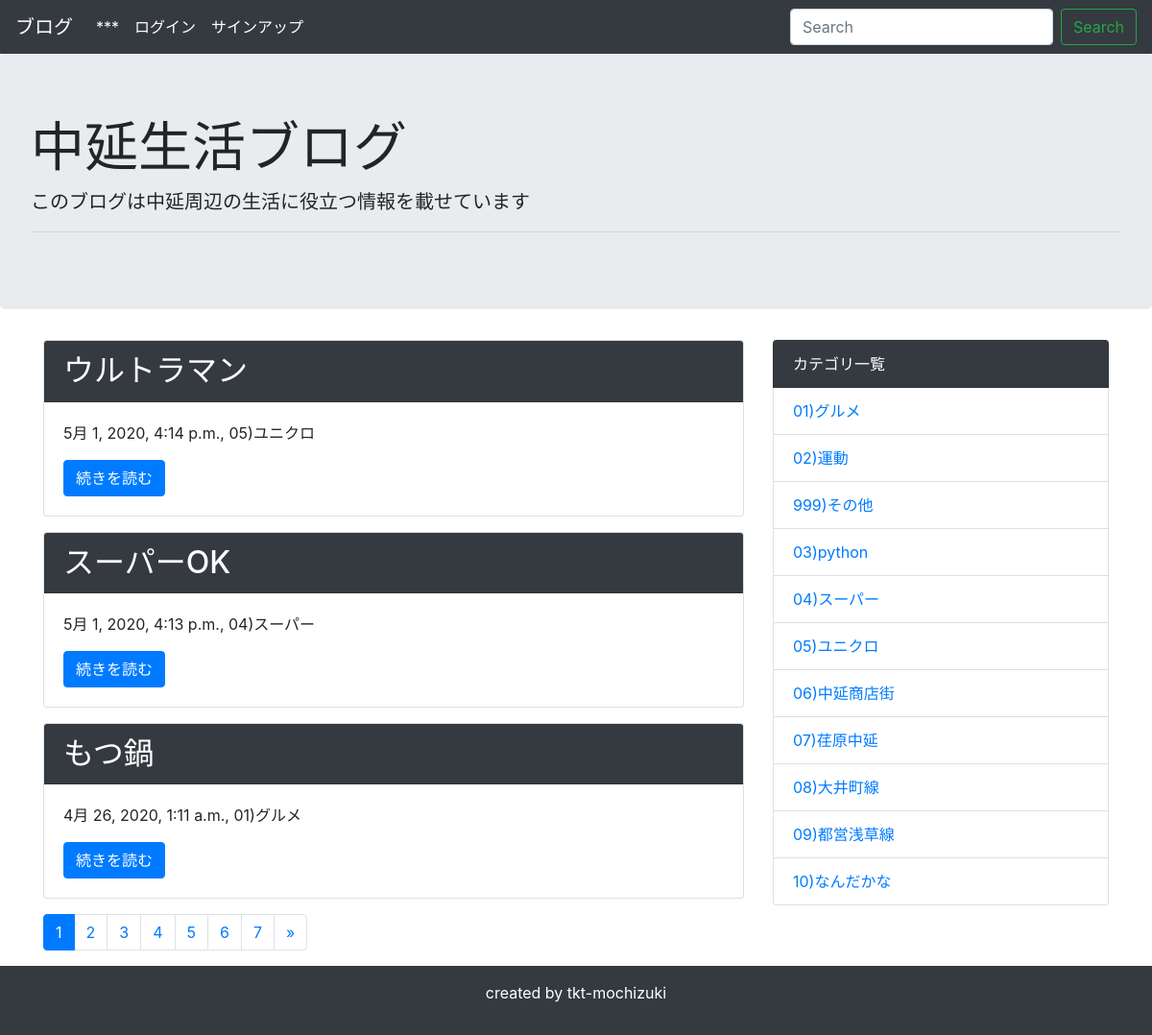
Before: / with the older database file.
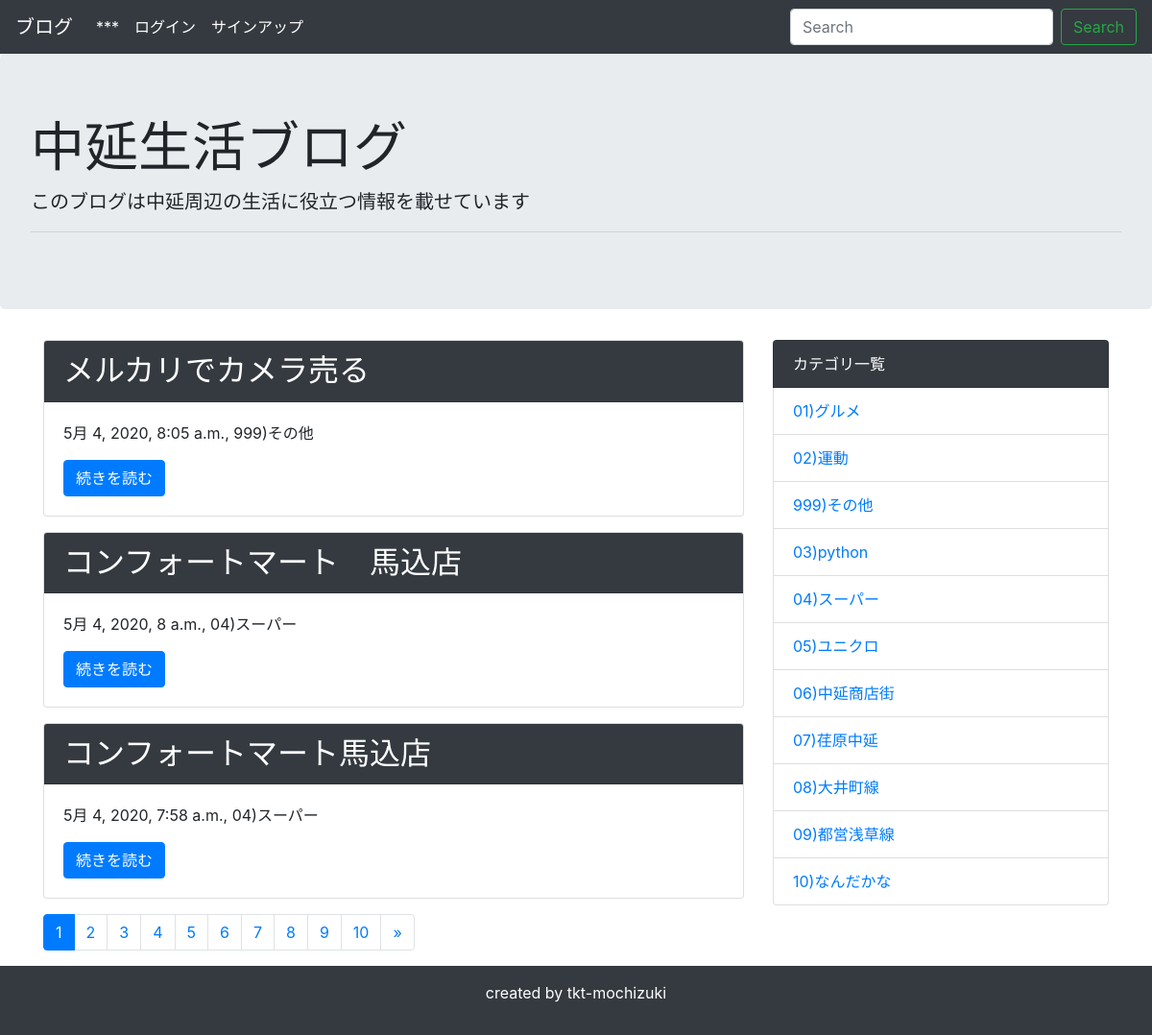
After: the same page with the newer database file.
### blog/models.py (models this page shows, shortened)
class Post(models.Model):
    title = models.CharField('タイトル', max_length=100)
    text = models.TextField('本文')
    image = models.ImageField(upload_to='',blank=True, null=True)
    created_at = models.DateTimeField('作成日',default=timezone.now)
    created_user = models.ForeignKey(User, verbose_name = '登録ユーザー', blank=True, null=True, on_delete = models.PROTECT
    )
    category = models.ForeignKey(
        Category, verbose_name = 'カテゴリ', on_delete = models.PROTECT
    )

class Category(models.Model):
    name = models.CharField('カテゴリー名', max_length=200)
    created_at = models.DateTimeField('作成日',default=timezone.now)
    def __str__(self):
        return self.name

### blog/views.py (the view)
# urls.py: path('', views.IndexView.as_view(), name='index'),
class IndexView(generic.ListView):
    template_name = 'blog/post_list.html'
    model = Post
    paginate_by = 3 # 追加
    def get_queryset(self):
        queryset = Post.objects.order_by('-created_at')
        keyword = self.request.GET.get('keyword')
        if keyword:
            queryset = queryset.filter(
                Q(title__icontains=keyword) | Q(text__icontains=keyword)
            )
        return queryset

### blog/context_processors.py (called while the page is built)
def common(request):
    context = {
        'category_list':Category.objects.all(),
    }
    return context

### blog/templatetags/mytag.py (called while the page is built)
@register.simple_tag
def url_replace(request, field, value):
    url_dict = request.GET.copy()
    url_dict[field] = value
    return url_dict.urlencode()

### blog/templates/blog/post_list.html
{% extends 'blog/base.html' %}
{% block content %}
{% for post in post_list %}
<div class="card mb-3">
    <h2 class="card-header bg-dark text-white">{{ post.title }}</h2>
    <div class="card-body">
      <p>{{ post.created_at }}, {{ post.category }}</p>
      <a href="{% url 'blog:detail' post.pk %}" class="btn btn-primary">続きを読む</a>
    </div>
</div>
{% endfor %}
{% include 'blog/pagination.html' %}
{% endblock %}

### blog/templates/blog/base.html (shortened to what this page needs)
<!doctype html>
<html lang="ja">
  <head>
    <link rel="stylesheet" href="https://stackpath.bootstrapcdn.com/bootstrap/4.4.1/css/bootstrap.min.css">
  </head>
  <body>
    <nav class="navbar navbar-expand-lg navbar-dark bg-dark">
      <a class="navbar-brand" href="{% url 'blog:index' %}">ブログ</a>
      <div class="collapse navbar-collapse" id="navbarSupportedContent">
        <ul class="navbar-nav mr-auto">
          <li class="nav-item active">
            <a class="nav-link" href="#">***</a>
          </li>
          {% if user.is_authenticated %}
          <li class="navbar-brand">
            login: {{ user.get_username }}
          </li>
          <li class="nav-item active">
            <a class="nav-link" href="{% url 'blog:add' %}">ブログの追加</a>
          </li>
          <li class="nav-item active">
          </li>
            {% else %}
            <li class="nav-item active">
             <a class="nav-link" href="{% url 'accounts:login' %}">ログイン</a>
            </li>
            <li class="nav-item active">
              <a class="nav-link" href="{% url 'accounts:signup' %}">サインアップ</a>
             </li>
            {% endif %}
        </ul>
        <form class="form-inline my-2 my-lg-0" method="GET" action="{% url 'blog:index' %}">
          <input class="form-control mr-sm-2" type="text" placeholder="Search" aria-label="Search" name="keyword">
          <button class="btn btn-outline-success my-2 my-sm-0" type="submit">Search</button>
        </form>
      </div>
    </nav>
    <div class="jumbotron">
      <h1 class="display-4">中延生活ブログ</h1>
      <p class="lead">このブログは中延周辺の生活に役立つ情報を載せています</p>
      <hr class="my-2">
    </div>
    <div class="container">
      <div class="row">
          <div class="col-md-8">
              {% block content %}
              {% endblock %}
          </div>
          <div class="col-md-4">
              <ul class="list-group">
                  <li class="list-group-item bg-dark text-white">カテゴリ一覧</li>
                  {% for category in category_list %}
                  <li class="list-group-item"><a href="{% url 'blog:category' category.pk %}">{{ category }}</a></li>
                  {% endfor %}
              </ul>
          </div>
      </div>
    </div>
    <footer class="bg-dark text-white text-center py-3">
        <p>created by tkt-mochizuki</p>
    </footer>
  </body>
</html>

### blog/templates/blog/pagination.html (shortened to what this page needs)
{% load mytag %}
<nav aria-label="Page navigation">
  <ul class="pagination">
      {% for link_page in page_obj.paginator.page_range %}
        {% if link_page == page_obj.number %}
          <li class="page-item active">
            <a class="page-link" href="?{% url_replace request 'page' link_page %}">
              {{ link_page }}
            </a>
          </li>
        {% else %}
          <li class="page-item">
            <a class="page-link" href="?{% url_replace request 'page' link_page %}">
              {{ link_page }}
            </a>
          </li>
        {% endif %}
      {% endfor %}
      {% if page_obj.has_next %}
      <li class="page-item">
        <a class="page-link" href="?{% url_replace request 'page' page_obj.next_page_number %}" aria-label="Next">
          <span aria-hidden="true">&raquo;</span>
        </a>
      </li>
      {% endif %}
  </ul>
</nav>

Changed rows visible on the page:
no longer on this page (row edited): Post: title "ウルトラマン", created_at "5月 1, 2020, 4:14 p.m.", category "05)ユニクロ"
no longer on this page (row unchanged): Post: title "スーパーOK", created_at "5月 1, 2020, 4:13 p.m.", category "04)スーパー"
no longer on this page (row unchanged): Post: title "もつ鍋", created_at "4月 26, 2020, 1:11 a.m.", category "01)グルメ"
added Post: title "メルカリでカメラ売る", created_at "5月 4, 2020, 8:05 a.m.", category "999)その他"
added Post: title "コンフォートマート 馬込店", created_at "5月 4, 2020, 8 a.m.", category "04)スーパー"
added Post: title "コンフォートマート馬込店", created_at "5月 4, 2020, 7:58 a.m.", category "04)スーパー"
Other visible differences:
new list line: "8"
new list line: "9"
new list line: "10"
